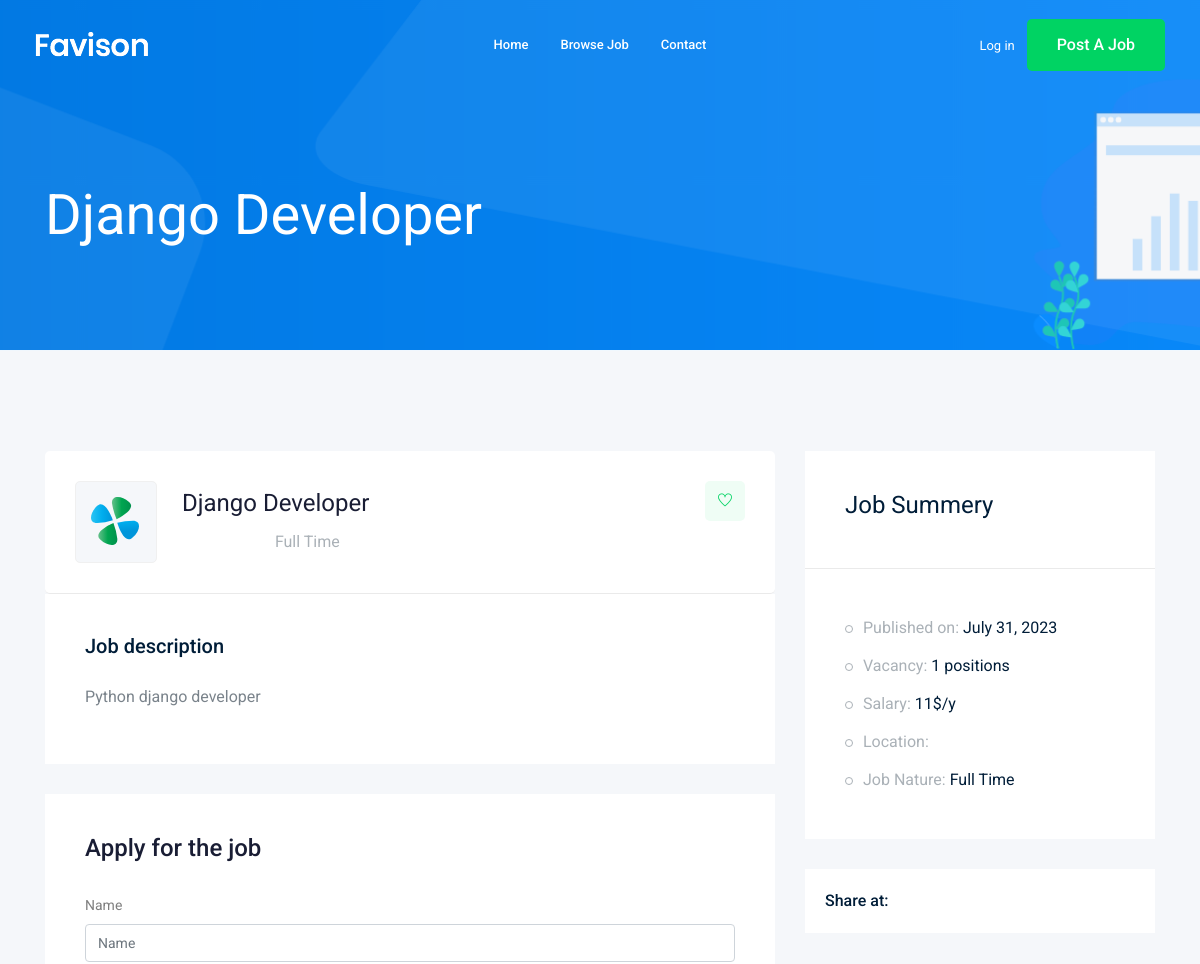
The page /jobs/django-developer (upper part) on the database as committed earlier.
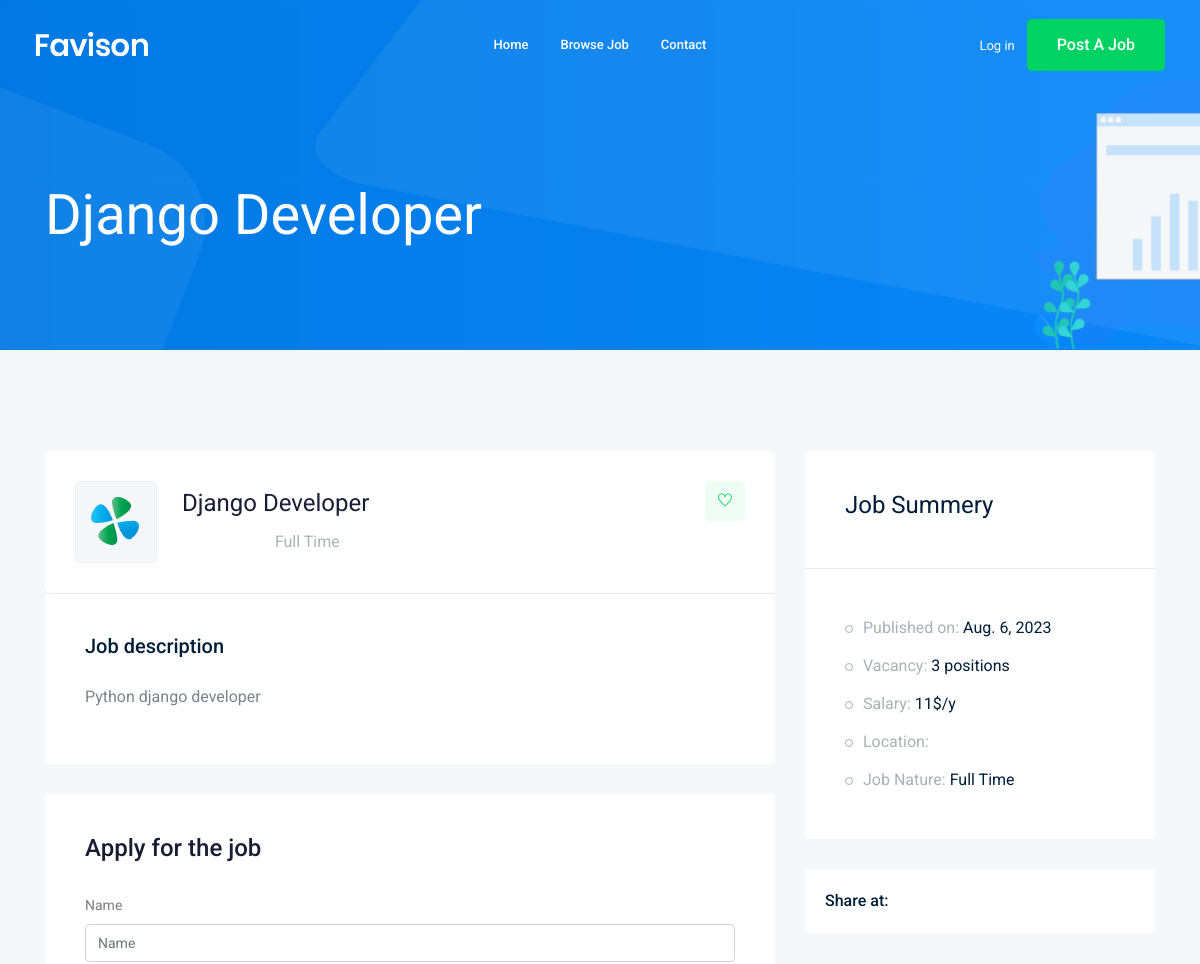
The same page on the database as committed later.
### job/models.py (models this page shows, shortened)
class Job(models.Model): #table
    owner = models.ForeignKey(User, on_delete= models.CASCADE)
    title = models.CharField(max_length=100)    #column
    job_type = models.CharField(max_length=15, choices= JOB_TYPE)
    description = models.TextField(max_length=1000)
    published_at = models.DateTimeField(auto_now=True)
    vacancy = models.IntegerField(default=1)
    salary = models.IntegerField(default=0)
    experience = models.IntegerField(default=0)
    category = models.ForeignKey('Category', on_delete=models.CASCADE)
    image = models.ImageField(upload_to=image_upload, null=True)
    slug = models.SlugField(blank=True, null= True)
    def __str__(self):
        return self.title

### job/views.py (the view)
# urls.py: path('<str:slug>', views.job_detail, name='job_detail'),
def job_detail(request, slug):
    job_detail = Job.objects.get(slug = slug)
    if request.method == 'POST':
        form = ApplyForm(request.POST, request.FILES)
        if form.is_valid():
            myform = form.save(commit=False)
            myform.job = job_detail
            myform.save()
    else:
        form = ApplyForm()
    context = {
        'job' : job_detail,
        'form': form
    }
    return render(request, 'job/job_detail.html', context)

### job/forms.py
class ApplyForm(forms.ModelForm):
    class Meta:
        model = Apply
        fields = ['name', 'email', 'website', 'cv', 'cover_letter']

### job/templates/job/job_detail.html (shortened to what this page needs)
{%extends 'base.html'%}
{% load bootstrap5 %}
{% block body%}
    <div class="bradcam_area bradcam_bg_1">
        <div class="container">
            <div class="row">
                <div class="col-xl-12">
                    <div class="bradcam_text">
                        <h3>{{job}}</h3>
                    </div>
                </div>
            </div>
        </div>
    </div>
    <div class="job_details_area">
        <div class="container">
            <div class="row">
                <div class="col-lg-8">
                    <div class="job_details_header">
                        <div class="single_jobs white-bg d-flex justify-content-between">
                            <div class="jobs_left d-flex align-items-center">
                                <div class="thumb">
                                    <img src="img/svg_icon/1.svg" alt="">
                                </div>
                                <div class="jobs_conetent">
                                    <a href="#"><h4>{{job}}</h4></a>
                                    <div class="links_locat d-flex align-items-center">
                                        <div class="location">
                                            <p> <i class="fa fa-map-marker"></i> {{job.location}}</p>
                                        </div>
                                        <div class="location">
                                            <p> <i class="fa fa-clock-o"></i> {{job.job_type}}</p>
                                        </div>
                                    </div>
                                </div>
                            </div>
                            <div class="jobs_right">
                                <div class="apply_now">
                                    <a class="heart_mark" href="#"> <i class="ti-heart"></i> </a>
                                </div>
                            </div>
                        </div>
                    </div>
                    <div class="descript_wrap white-bg">
                        <div class="single_wrap">
                            <h4>Job description</h4>
                            <p>{{job.description}}</p>
                            </div>
                    </div>
                    <div class="apply_job_form white-bg">
                        <h4>Apply for the job</h4>
                        <form action="#" method="POST" enctype="multipart/form-data">
                            {%bootstrap_form form%}
                        </form>
                    </div>
                </div>
                <div class="col-lg-4">
                    <div class="job_sumary">
                        <div class="summery_header">
                            <h3>Job Summery</h3>
                        </div>
                        <div class="job_content">
                            <ul>
                                <li>Published on: <span>{{job.published_at.date}}</span></li>
                                <li>Vacancy: <span>{{job.vacancy}} positions</span></li>
                                <li>Salary: <span>{{job.salary}}$/y</span></li>
                                <li>Location: </li>
                                <li>Job Nature: <span> {{job.job_type}}</span></li>
                            </ul>
                        </div>
                    </div>
                    <div class="share_wrap d-flex">
                        <span>Share at:</span>
                        <ul>
                            <li><a href="#"> <i class="fa fa-facebook"></i></a> </li>
                            <li><a href="#"> <i class="fa fa-google-plus"></i></a> </li>
                            <li><a href="#"> <i class="fa fa-twitter"></i></a> </li>
                            <li><a href="#"> <i class="fa fa-envelope"></i></a> </li>
                        </ul>
                    </div>
                </div>
            </div>
        </div>
    </div>
{%endblock body%}

Rows that differ between the two databases and show on the page:
changed Job "Django Developer": published_at "July 31, 2023" → "Aug. 6, 2023"; vacancy "1" → "3"
